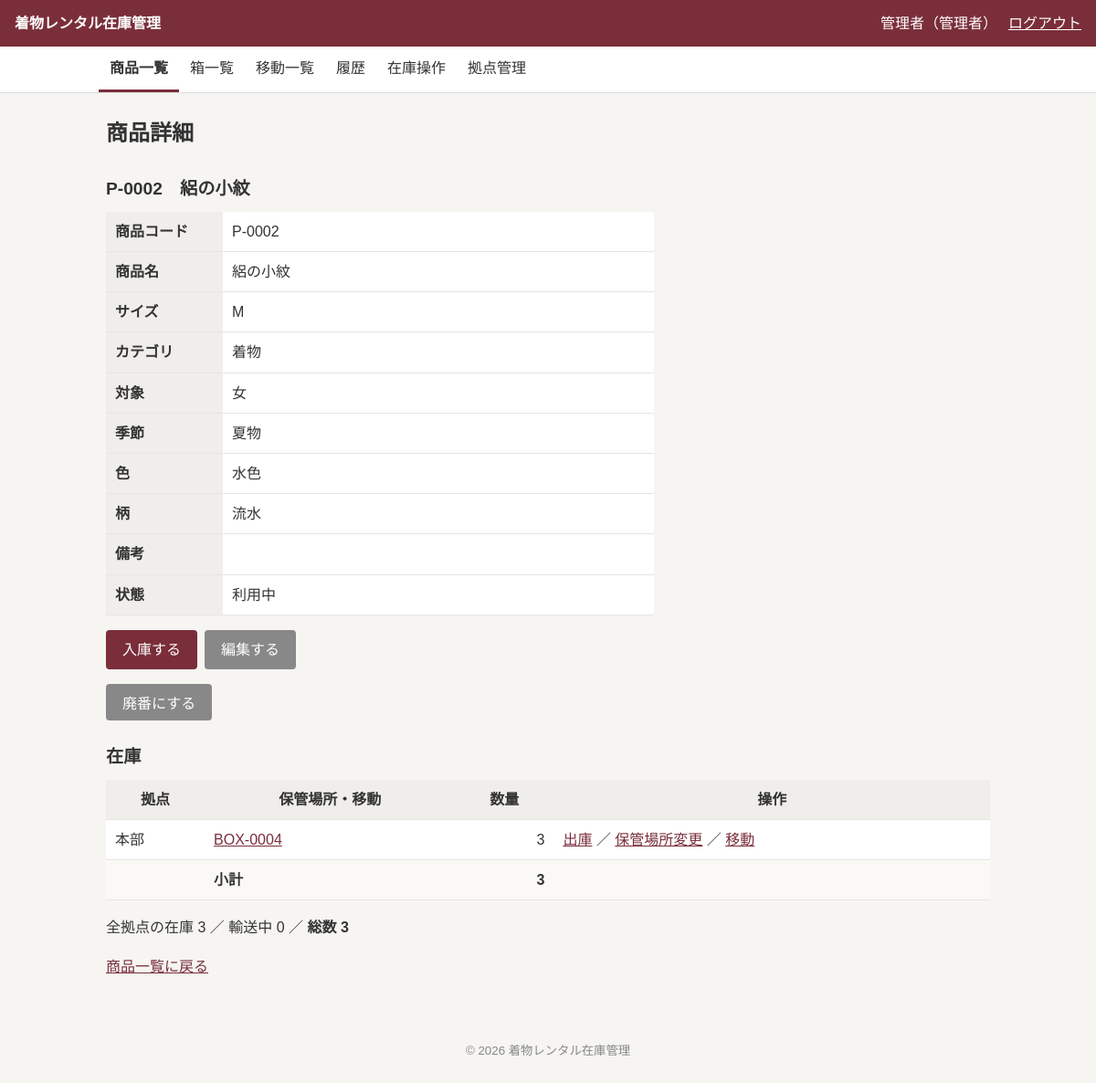
Page /products/show.php?id=2 (signed in) on the committed database.
### tables this page shows
CREATE TABLE users (
  id            INT UNSIGNED NOT NULL AUTO_INCREMENT,
  login_id      VARCHAR(50)  NOT NULL,
  password_hash VARCHAR(255) NOT NULL,
  name          VARCHAR(50)  NOT NULL,
  role          ENUM('normal','admin') NOT NULL DEFAULT 'normal',
  location_id   INT UNSIGNED NOT NULL,
  status        ENUM('active','inactive') NOT NULL DEFAULT 'active',
  created_at    DATETIME     NOT NULL DEFAULT CURRENT_TIMESTAMP,
  updated_at    DATETIME     NOT NULL DEFAULT CURRENT_TIMESTAMP ON UPDATE CURRENT_TIMESTAMP,
  PRIMARY KEY (id),
  CONSTRAINT uk_users_login_id    UNIQUE (login_id),
  CONSTRAINT fk_users_location_id FOREIGN KEY (location_id) REFERENCES locations(id) ON DELETE RESTRICT
);

CREATE TABLE products (
  id          INT UNSIGNED NOT NULL AUTO_INCREMENT,
  category_id INT UNSIGNED NOT NULL,
  name        VARCHAR(50)  NOT NULL,
  target      ENUM('women','men','children') NOT NULL,
  season      ENUM('summer','winter','all_season') NOT NULL DEFAULT 'all_season',
  color       VARCHAR(50)  NULL DEFAULT NULL,
  pattern     VARCHAR(50)  NULL DEFAULT NULL,
  size        VARCHAR(20)  NULL DEFAULT NULL,
  image_path  VARCHAR(255) NULL DEFAULT NULL,
  note        TEXT         NULL DEFAULT NULL,
  status      ENUM('active','inactive') NOT NULL DEFAULT 'active',
  created_at  DATETIME     NOT NULL DEFAULT CURRENT_TIMESTAMP,
  updated_at  DATETIME     NOT NULL DEFAULT CURRENT_TIMESTAMP ON UPDATE CURRENT_TIMESTAMP,
  PRIMARY KEY (id),
  CONSTRAINT fk_products_category_id FOREIGN KEY (category_id) REFERENCES categories(id) ON DELETE RESTRICT
);

CREATE TABLE categories (
  id         INT UNSIGNED NOT NULL AUTO_INCREMENT,
  name       VARCHAR(50)  NOT NULL,
  created_at DATETIME     NOT NULL DEFAULT CURRENT_TIMESTAMP,
  updated_at DATETIME     NOT NULL DEFAULT CURRENT_TIMESTAMP ON UPDATE CURRENT_TIMESTAMP,
  PRIMARY KEY (id),
  CONSTRAINT uk_categories_name UNIQUE (name)
);

CREATE TABLE stocks (
  box_id     INT UNSIGNED NOT NULL,
  product_id INT UNSIGNED NOT NULL,
  qty        INT          NOT NULL,
  updated_at DATETIME     NOT NULL DEFAULT CURRENT_TIMESTAMP ON UPDATE CURRENT_TIMESTAMP,
  PRIMARY KEY (box_id, product_id),
  CONSTRAINT fk_stocks_box_id     FOREIGN KEY (box_id)     REFERENCES boxes(id)    ON DELETE RESTRICT,
  CONSTRAINT fk_stocks_product_id FOREIGN KEY (product_id) REFERENCES products(id) ON DELETE RESTRICT,
  CONSTRAINT ck_stocks_qty CHECK (qty > 0)
);

CREATE TABLE boxes (
  id                INT UNSIGNED NOT NULL AUTO_INCREMENT,
  location_id       INT UNSIGNED NOT NULL,
  loose_location_id INT UNSIGNED NULL DEFAULT NULL,
  status            ENUM('active','in_transit','retired') NOT NULL DEFAULT 'active',
  note              TEXT         NULL DEFAULT NULL,
  created_at        DATETIME     NOT NULL DEFAULT CURRENT_TIMESTAMP,
  updated_at        DATETIME     NOT NULL DEFAULT CURRENT_TIMESTAMP ON UPDATE CURRENT_TIMESTAMP,
  PRIMARY KEY (id),
  CONSTRAINT uk_boxes_loose_location_id UNIQUE (loose_location_id),
  CONSTRAINT fk_boxes_location_id       FOREIGN KEY (location_id)       REFERENCES locations(id) ON DELETE RESTRICT,
  CONSTRAINT fk_boxes_loose_location_id FOREIGN KEY (loose_location_id) REFERENCES locations(id) ON DELETE RESTRICT,
  CONSTRAINT ck_boxes_loose_location_id CHECK (loose_location_id IS NULL OR loose_location_id = location_id)
);

### config/app.php (called while the page is built)
<?php
return [
    'debug'    => true,
    'timezone' => 'Asia/Tokyo',
    'app_name' => '着物レンタル在庫管理',
];

### includes/bootstrap.php (called while the page is built, shortened)
<?php
$appConfig = require __DIR__ . '/../config/app.php';
require_once __DIR__ . '/db.php';
require_once __DIR__ . '/functions.php';
require_once __DIR__ . '/auth.php';

### includes/functions.php (called while the page is built, shortened)
<?php
function h(?string $value): string
{
    return htmlspecialchars($value ?? '', ENT_QUOTES, 'UTF-8');
}
function product_code(int $id): string
{
    return sprintf('P-%04d', $id);
}
function box_code(int $id): string
{
    return sprintf('BOX-%04d', $id);
}
function label_map(): array
{
    return [
        'status'    => ['active' => '利用中', 'inactive' => '停止中'],
        'product_status' => ['active' => '利用中', 'inactive' => '廃番'],
        'role'      => ['normal' => '一般', 'admin' => '管理者'],
        'target'    => ['women' => '女', 'men' => '男', 'children' => '子'],
        'season'    => ['summer' => '夏物', 'winter' => '冬物', 'all_season' => '通年'],
        'box'       => ['active' => '使用中', 'in_transit' => '輸送中', 'retired' => '廃止'],
        'transfer'  => ['in_transit' => '輸送中', 'received' => '受取済', 'cancelled' => '取消済'],
        'operation' => [
            'stock_in'      => '入庫',
            'stock_out'     => '出庫',
            'adjustment'    => '在庫調整',
            'relocation'    => '保管場所変更',
            'item_transfer' => '商品移動',
            'box_transfer'  => '箱ごと移動',
        ],
        'reason' => [
            'purchase' => '新規購入',
            'initial'  => '初期登録',
            'disposal' => '廃棄',
            'sale'     => '売却',
            'lost'     => '紛失',
            'other'    => 'その他',
        ],
    ];
}
function label(string $type, ?string $value): string
{
    return label_map()[$type][$value] ?? '';
}

### includes/auth.php (called while the page is built, shortened)
<?php
function current_user(): ?array
{
    static $checked = false;
    static $user    = null;
    if ($checked) {
        return $user;
    }
    $checked = true;
    $sessionUser = $_SESSION['user'] ?? null;
    $stmt = getDb()->prepare(
        "SELECT id, name, role, location_id FROM users WHERE id = ? AND status = 'active'"
    );
    $stmt->execute([$sessionUser['id']]);
    $row = $stmt->fetch();
    $user = [
        'id'          => (int)$row['id'],
        'name'        => $row['name'],
        'role'        => $row['role'],
        'location_id' => (int)$row['location_id'],
    ];
    return $user;
}
function require_login(): void
{
    if (current_user() === null) {
        redirect('/login.php');
    }
}

### includes/db.php (called while the page is built)
<?php
function getDb(): PDO
{
    static $pdo = null;
    if ($pdo !== null) {
        return $pdo;
    }
    $config = require __DIR__ . '/../config/database.php';
    if (!empty($config['socket'])) {
        $dsn = sprintf(
            'mysql:unix_socket=%s;dbname=%s;charset=%s',
            $config['socket'],
            $config['dbname'],
            $config['charset']
        );
    } else {
        $dsn = sprintf(
            'mysql:host=%s;dbname=%s;charset=%s',
            $config['host'],
            $config['dbname'],
            $config['charset']
        );
    }
    $pdo = new PDO($dsn, $config['user'], $config['password'], [
        PDO::ATTR_ERRMODE            => PDO::ERRMODE_EXCEPTION,
        PDO::ATTR_DEFAULT_FETCH_MODE => PDO::FETCH_ASSOC,
        PDO::ATTR_EMULATE_PREPARES   => false,
    ]);
    $pdo->exec("SET time_zone = '+09:00'");
    return $pdo;
}

### public/products/show.php (the view, shortened to what this page needs)
<?php
require_once __DIR__ . '/../../includes/bootstrap.php';
require_login();
$pdo  = getDb();
$user = current_user();
$productId = (int)($_GET['id'] ?? 0);
$stmt = $pdo->prepare(
    'SELECT p.*, c.name AS category_name
     FROM products p
     JOIN categories c ON c.id = p.category_id
     WHERE p.id = ?'
);
$stmt->execute([$productId]);
$product = $stmt->fetch();
$stmt = $pdo->prepare(
    "SELECT l.id AS location_id, l.name AS location_name,
            b.id AS box_id, b.loose_location_id, s.qty
     FROM stocks s
     JOIN boxes b     ON b.id = s.box_id
     JOIN locations l ON l.id = b.location_id
     WHERE s.product_id = ? AND b.status <> 'in_transit'
     ORDER BY l.id, (b.loose_location_id IS NULL), b.id"
);
$stmt->execute([$productId]);
$stockRows = $stmt->fetchAll();
$groups = [];
foreach ($stockRows as $row) {
    $groups[$row['location_name']][] = $row;
}
$stmt = $pdo->prepare(
    "SELECT o.id AS operation_id, fl.name AS from_name, tl.name AS to_name,
            o.created_at, SUM(oi.qty) AS qty
     FROM operation_items oi
     JOIN operations o ON o.id = oi.operation_id
     JOIN locations fl ON fl.id = o.from_location_id
     JOIN locations tl ON tl.id = o.to_location_id
     WHERE o.type = 'item_transfer' AND o.status = 'in_transit' AND oi.product_id = ?
     GROUP BY o.id, fl.name, tl.name, o.created_at
     UNION ALL
     SELECT o.id AS operation_id, fl.name AS from_name, tl.name AS to_name,
            o.created_at, SUM(s.qty) AS qty
     FROM stocks s
     JOIN boxes b            ON b.id = s.box_id AND b.status = 'in_transit'
     JOIN operation_boxes ob ON ob.box_id = b.id
     JOIN operations o       ON o.id = ob.operation_id AND o.status = 'in_transit'
     JOIN locations fl       ON fl.id = o.from_location_id
     JOIN locations tl       ON tl.id = o.to_location_id
     WHERE s.product_id = ?
     GROUP BY o.id, fl.name, tl.name, o.created_at
     ORDER BY created_at"
);
$stmt->execute([$productId, $productId]);
$transitRows = $stmt->fetchAll();
$locationTotal = array_sum(array_column($stockRows, 'qty'));
$transitTotal  = array_sum(array_column($transitRows, 'qty'));
$grandTotal    = $locationTotal + $transitTotal;
$isActive = $product['status'] === 'active';
$pageTitle = '商品詳細';
require __DIR__ . '/../../includes/layout/header.php';
?>
<h2><?= h(product_code((int)$product['id'])) ?>　<?= h($product['name']) ?></h2>
<div class="table-wrap">
    <table class="detail-table">
        <tr>
            <th>商品コード</th>
            <td><?= h(product_code((int)$product['id'])) ?></td>
        </tr>
        <tr>
            <th>商品名</th>
            <td><?= h($product['name']) ?></td>
        </tr>
        <tr>
            <th>サイズ</th>
            <td><?= h($product['size']) ?></td>
        </tr>
        <tr>
            <th>カテゴリ</th>
            <td><?= h($product['category_name']) ?></td>
        </tr>
        <tr>
            <th>対象</th>
            <td><?= h(label('target', $product['target'])) ?></td>
        </tr>
        <tr>
            <th>季節</th>
            <td><?= h(label('season', $product['season'])) ?></td>
        </tr>
        <tr>
            <th>色</th>
            <td><?= h($product['color']) ?></td>
        </tr>
        <tr>
            <th>柄</th>
            <td><?= h($product['pattern']) ?></td>
        </tr>
        <tr>
            <th>備考</th>
            <td><?= nl2br(h($product['note'])) ?></td>
        </tr>
        <tr>
            <th>状態</th>
            <td><?= h(label('product_status', $product['status'])) ?></td>
        </tr>
    </table>
</div>
<p class="button-row">
    <?php if ($isActive): ?>
        <a href="/operations/stock_in.php?product_id=<?= h((string)$product['id']) ?>" class="button">入庫する</a>
    <?php endif; ?>
    <?php if ($user['role'] === 'admin'): ?>
        <a href="/products/edit.php?id=<?= h((string)$product['id']) ?>" class="button button-secondary">編集する</a>
<form method="post">
    <button type="submit" name="step" value="confirm" class="button-secondary">
        <?= $isActive ? '廃番にする' : '利用中に戻す' ?>
    </button>
</form>
<?php endif; ?>
</p>
<h2>在庫</h2>
<?php if (empty($groups) && empty($transitRows)): ?>
    <p>在庫はありません。</p>
<?php else: ?>
    <div class="table-wrap">
        <table>
            <tr>
                <th>拠点</th>
                <th>保管場所・移動</th>
                <th>数量</th>
                <th>操作</th>
            </tr>
            <?php foreach ($groups as $locationName => $rows): ?>
                <?php $subtotal = 0; ?>
                <?php foreach ($rows as $i => $row): ?>
                    <?php
                    $subtotal += (int)$row['qty'];
                    $isLoose  = $row['loose_location_id'] !== null;
                    $query    = 'product_id=' . $product['id'] . '&box_id=' . $row['box_id'];
                    ?>
                    <tr>
                        <td><?= $i === 0 ? h($locationName) : '' ?></td>
                        <td>
                            <?php if ($isLoose): ?>
                                箱なし
                            <?php else: ?>
                                <a href="/boxes/show.php?id=<?= h((string)$row['box_id']) ?>">
                                    <?= h(box_code((int)$row['box_id'])) ?>
                                </a>
                            <?php endif; ?>
                        </td>
                        <td class="num"><?= h((string)$row['qty']) ?></td>
                        <td>
                            <?php if ($isActive): ?>
                                <a href="/operations/stock_out.php?<?= h($query) ?>">出庫</a> ／
                                <a href="/operations/relocation.php?<?= h($query) ?>">保管場所変更</a> ／
                                <a href="/operations/item_transfer.php?<?= h($query) ?>">移動</a>
                            <?php endif; ?>
                        </td>
                    </tr>
                <?php endforeach; ?>
                <tr class="subtotal-row">
                    <td></td>
                    <td>小計</td>
                    <td class="num"><?= h((string)$subtotal) ?></td>
                    <td></td>
                </tr>
            <?php endforeach; ?>
        </table>
    </div>
    <p>
        全拠点の在庫 <?= h((string)$locationTotal) ?> ／
        輸送中 <?= h((string)$transitTotal) ?> ／
        <strong>総数 <?= h((string)$grandTotal) ?></strong>
    </p>
<?php endif; ?>
<p><a href="/products/">商品一覧に戻る</a></p>
<?php require __DIR__ . '/../../includes/layout/footer.php'; ?>

### includes/layout/header.php (shortened to what this page needs)
<?php
$user = current_user();
?>
<!DOCTYPE html>
<html lang="ja">
<head>
    <link rel="stylesheet" href="/assets/css/style.css">
</head>
<body>
    <header class="site-header">
        <a class="site-title" href="/dashboard.php"><?= h($appConfig['app_name']) ?></a>
        <?php if ($user !== null): ?>
            <div class="user-info">
                <span><?= h($user['name']) ?>（<?= h(label('role', $user['role'])) ?>）</span>
                <form method="post" action="/logout.php">
                    <button type="submit" class="button-link">ログアウト</button>
                </form>
            </div>
        <?php endif; ?>
    </header>
    <?php if ($user !== null): ?>
        <?php require __DIR__ . '/nav.php'; ?>
    <?php endif; ?>
    <main class="container">
        <h1><?= h($pageTitle ?? '') ?></h1>

### public/assets/css/style.css (style rules this page uses)
* { box-sizing: border-box; }
body { margin: 0; font-family: "Hiragino Sans", "Noto Sans JP", "Yu Gothic", sans-serif; font-size: 16px; line-height: 1.7; color: #333; background: #f6f5f2; }
a { color: #7a2e3a; }
.container { max-width: 1000px; margin: 0 auto; padding: 24px 16px; }
h1 { font-size: 1.5rem; margin: 0 0 16px; }
h2 { font-size: 1.2rem; margin: 24px 0 8px; }
.site-header { display: flex; justify-content: space-between; align-items: center; flex-wrap: wrap; gap: 8px; padding: 12px 16px; background: #7a2e3a; color: #fff; }
.site-title { color: #fff; font-weight: bold; text-decoration: none; }
.user-info { display: flex; align-items: center; gap: 12px; }
.user-info form { margin: 0; }
.table-wrap { overflow-x: auto; }
table { width: 100%; border-collapse: collapse; background: #fff; }
th, td { padding: 8px 10px; border-bottom: 1px solid #e5e5e5; text-align: left; }
th { background: #f0eeea; white-space: nowrap; text-align: center; }
td.num { text-align: right; }
.detail-table { max-width: 600px; }
.detail-table th { width: 8em; text-align: left; }
.subtotal-row td { font-weight: bold; background: #faf9f6; }
button, .button { display: inline-block; padding: 8px 18px; font-size: 1rem; color: #fff; background: #7a2e3a; border: none; border-radius: 4px; cursor: pointer; text-decoration: none; }
.button-secondary { background: #888; }
.button-link { padding: 0; color: inherit; background: none; text-decoration: underline; }
.button-row { display: flex; flex-wrap: wrap; gap: 8px; }

### rows in the picture
users: name "管理者", role "管理者"
products: id "P-0002", name "絽の小紋", size "M", category.name "着物", target "女", season "夏物", color "水色", pattern "流水", status "利用中"
stocks: locationName "本部", box "BOX-0004", qty "3"

### other values in the picture
$appConfig['app_name'] "着物レンタル在庫管理"
$navLabel "商品一覧"
$navLabel "箱一覧"
$navLabel "移動一覧"
$navLabel "履歴"
$navLabel "在庫操作"
$navLabel "拠点管理"
$pageTitle "商品詳細"
$subtotal "3"
$locationTotal "3"
$transitTotal "0"
$grandTotal "3"
